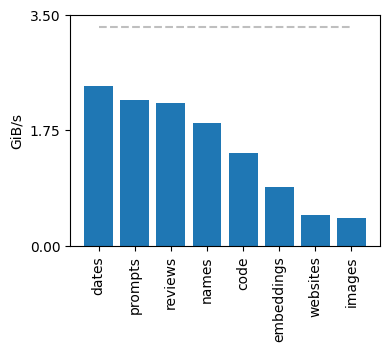

Write the Python code that produced this figure.
import pandas as pd
import matplotlib.pyplot as plt
import matplotlib.ticker

plt.rc("axes", axisbelow=True)

df = pd.read_csv("parquet_full_scan.csv")
PAGE_SIZE = 64
categories = df["category"].unique().tolist()

fig, ax = plt.subplots()

fig.set_dpi(150)
fig.set_size_inches(4, 3)

bests = []
for category in categories:
    filtered = df[df["category"] == category]
    best_score = filtered["iterations_per_second"].max()
    best_dbps = filtered[filtered["iterations_per_second"] == best_score][
        "disk_bytes_per_second"
    ].values[0]
    bests.append(best_dbps)

df = pd.DataFrame({"category": categories, "best": bests})
df = df.sort_values(by="best", ascending=False)

ax.set_ylabel("GiB/s")
ax.yaxis.set_major_locator(matplotlib.ticker.LinearLocator(3))
ax.set_ylim([0, 3.5])

ax.plot(
    df["category"],
    [3.309 for _ in df["category"]],
    alpha=0.5,
    color="gray",
    linestyle="--",
)

ax.bar(
    df["category"],
    df["best"] / (1024 * 1024 * 1024),
)

ax.tick_params(axis="x", labelrotation=90)

plt.savefig("parquet_scan_disk.png", bbox_inches="tight")
plt.close()
